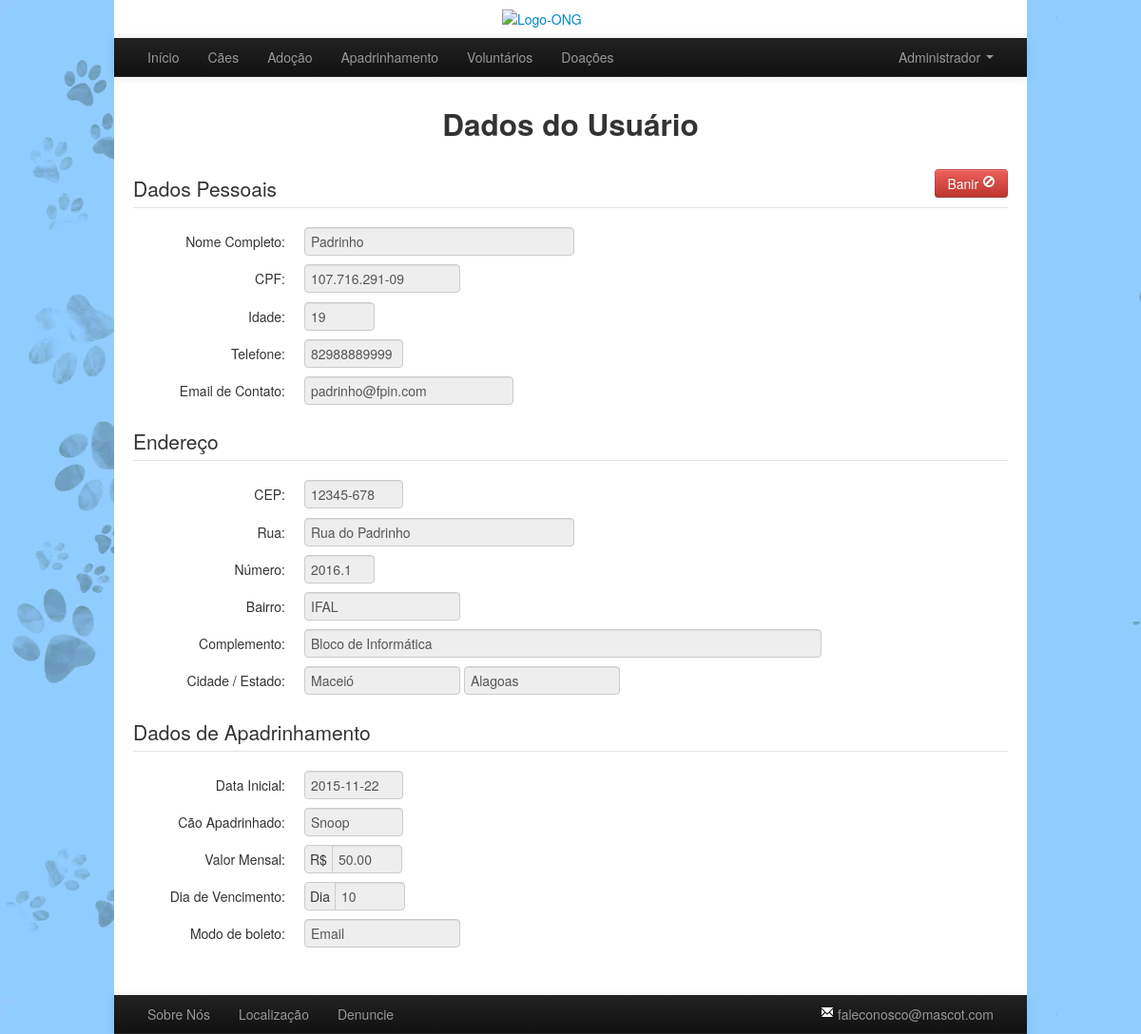
/paginas/admin/dados_usuario_N.php?id=2 (signed in), run on the app's committed database.
### tables this page shows
CREATE TABLE `t_endereco` (
  `id_usuario` int(11) NOT NULL,
  `cep` varchar(9) DEFAULT NULL,
  `rua` varchar(150) DEFAULT NULL,
  `ncasa` varchar(10) DEFAULT NULL,
  `bairro` varchar(50) DEFAULT NULL,
  `complemento` varchar(255) DEFAULT NULL,
  `cidade` varchar(50) DEFAULT NULL,
  `estado` varchar(50) DEFAULT NULL
);

CREATE TABLE `t_usuario` (
  `id_usuario` int(11) NOT NULL,
  `email` varchar(100) NOT NULL,
  `senha` varchar(100) NOT NULL,
  `nome` varchar(255) NOT NULL,
  `cpf` varchar(14) DEFAULT NULL,
  `idade` int(3) DEFAULT NULL,
  `telefone` varchar(11) DEFAULT NULL,
  `nivel_usuario` int(1) DEFAULT 0 COMMENT 'Adotante/Padrinho/Voluntário/Admin',
  `status_ban` bit(1) DEFAULT b'0'
);

CREATE TABLE `t_padrinho` (
  `id_padrinho` int(11) NOT NULL,
  `id_cao` int(11) DEFAULT NULL,
  `valor_mensal` decimal(10,2) DEFAULT NULL,
  `dia_vencimento` int(2) DEFAULT NULL,
  `modo_boleto` varchar(15) DEFAULT NULL,
  `data_apadrinhamento` date DEFAULT NULL
);

CREATE TABLE `t_cao` (
  `id_cao` int(11) NOT NULL,
  `nome` varchar(50) NOT NULL,
  `genero` varchar(10) DEFAULT NULL,
  `idade` int(2) DEFAULT NULL,
  `porte` varchar(10) DEFAULT NULL,
  `status_disponivel` bit(1) DEFAULT b'1',
  `src_imagem` varchar(255) DEFAULT NULL
);

### php_default/controle_login.php (called while the page is built, shortened)
<?php
function getId_usuario() {
    if (isset($_SESSION['id_usuario'])) {
        return $_SESSION['id_usuario'];
    }
}

### php_default/registro_usuario_N.php (called while the page is built)
<?php
if (verificaLogin()) {
    $queryUsuario = "SELECT * FROM t_usuario, t_endereco WHERE t_usuario.id_usuario = '$id_usuario_N' AND t_endereco.id_usuario = '$id_usuario_N'";
    $resultUsuario = mysqli_query($link, $queryUsuario);
    while ($row = mysqli_fetch_assoc($resultUsuario)) {
        $status_ban = $row['status_ban'];
        $nivel_usuario = $row['nivel_usuario'];
        $nome = $row['nome'];
        $cpf = $row['cpf'];
        $idade = $row['idade'];
        $telefone = $row['telefone'];
        $cep = $row['cep'];
        $rua = $row['rua'];
        $ncasa = $row['ncasa'];
        $bairro = $row['bairro'];
        $complemento = $row['complemento'];
        $cidade = $row['cidade'];
        $estado = $row['estado'];
        $email = $row['email'];
    }
}
function getNivel_usuario_N() {
    global $nivel_usuario;
    if (isset($nivel_usuario)) {
        return $nivel_usuario;
    }
}
function getStatus_ban_usuario_N() {
    global $status_ban;
    if (isset($status_ban)) {
        return $status_ban;
    }
}
function getNome_usuario_N() {
    global $nome;
    if (isset($nome)) {
        return $nome;
    }
}
function getCPF_usuario_N() {
    global $cpf;
    if (isset($cpf)) {
        return $cpf;
    }
}
function getIdade_usuario_N() {
    global $idade;
    if (isset($idade)) {
        return $idade;
    }
}
function getTelefone_usuario_N() {
    global $telefone;
    if (isset($telefone)) {
        return $telefone;
    }
}
function getCEP_usuario_N() {
    global $cep;
    if (isset($cep)) {
        return $cep;
    }
}
function getRua_usuario_N() {
    global $rua;
    if (isset($rua)) {
        return $rua;
    }
}
function getNCasa_usuario_N() {
    global $ncasa;
    if (isset($ncasa)) {
        return $ncasa;
    }
}
function getBairro_usuario_N() {
    global $bairro;
    if (isset($bairro)) {
        return $bairro;
    }
}
function getComplemento_usuario_N() {
    global $complemento;
    if (isset($complemento)) {
        return $complemento;
    }
}
function getCidade_usuario_N() {
    global $cidade;
    if (isset($cidade)) {
        return $cidade;
    }
}
function getEstado_usuario_N() {
    global $estado;
    if (isset($estado)) {
        return $estado;
    }
}
function getEmail_usuario_N() {
    global $email;
    if (isset($email)) {
        return $email;
    }
}

### paginas/admin/dados_usuario_N.php (the view, shortened to what this page needs)
<?php include '../../php_default/controle_login.php'; ?>
<!DOCTYPE html>
<html>
    <head>
        <link href="../../ferramentas_externas/bootstrap/css/bootstrap.css" rel="stylesheet" media="screen">
        <link rel="stylesheet" type="text/css" href="../../css/layout_default.css" />
        <link rel="stylesheet" type="text/css" href="../../css/cadastro_usuario.css">
        <?php
        if (isset($_GET['id'])) {
            $id_usuario_N = $_GET['id'];
        } else {
            header("location: ../meus_dados.php");
        }
        include ('../../php_default/registro_usuario_N.php');
        ?>
    </head>
    <body>
        <div class="container mycontainer">
            <header>
                <?php
                include('../../php_default/header_e_footer/header.php');
                ?>
            </header>
            <article>
                <div class="cabecalho center">
                    <?php
                    echo "<h2>Dados do Usuário</h2>";
                    ?>
                </div>
                <form action="../../php_paginas/admin/banir_usuario.php" method="post" id="fichaDados" class="form-horizontal">
                    <fieldset>
                        <legend>
                            Dados Pessoais
                            <?php
                            if (!mesmoID() & getNivel_usuario_N() < 3 & getStatus_ban_usuario_N() == 0) {
                                echo "<button type='submit' class='btn btn-danger pull-right' title='Banir Usuário'>Banir <i class='icon-ban-circle icon-white'></i></button>";
                            } else if (!mesmoID() & getNivel_usuario_N() < 3 & getStatus_ban_usuario_N() == 1) {
                                echo "<button type='submit' class='btn btn-danger pull-right' title='Banir Usuário'>Retirar Ban <i class='icon-remove-circle icon-white'></i></button>";
                            }
                            ?>
                        </legend>
                        <div class="campo">
                            <label class="control-label">Nome Completo:</label>
                            <div class="controls">
                                <input class="input-xlarge" type="text" name="nome" value="<?php echo getNome_usuario_N(); ?>" disabled>
                            </div>
                        </div>
                        <div class="campo">
                            <label class="control-label">CPF:</label>
                            <div class="controls">
                                <input class="input-medium" type="text" name="cpf" value="<?php echo getCPF_usuario_N(); ?>" disabled>
                            </div>
                        </div>
                        <div class="campo">
                            <label class="control-label">Idade:</label>
                            <div class="controls">
                                <input class="input-mini" type="text" maxlength="3" name="idade" value="<?php echo getIdade_usuario_N(); ?>" disabled>
                            </div>
                        </div>
                        <div class="campo">
                            <label class="control-label">Telefone:</label>
                            <div class="controls">
                                <input class="input-small" type="text" maxlength="11" name="telefone" value="<?php echo getTelefone_usuario_N(); ?>" disabled>
                            </div>
                        </div>
                        <div class="campo">
                            <label class="control-label">Email de Contato:</label>
                            <div class="controls">
                                <input type="text" maxlength="11" name="telefone" value="<?php echo getEmail_usuario_N(); ?>" disabled>
                            </div>
                        </div>
                    </fieldset>
                    <fieldset>
                        <legend>Endereço</legend>
                        <div class="campo">
                            <label class="control-label">CEP:</label>
                            <div class="controls">
                                <input class="input-small" type="text" maxlength="8" name="cep" value="<?php echo getCEP_usuario_N(); ?>" disabled>
                            </div>
                        </div>
                        <div class="campo">
                            <label class="control-label">Rua:</label>
                            <div class="controls">
                                <input class="input-xlarge" type="text" name="rua" value="<?php echo getRua_usuario_N(); ?>" disabled>
                            </div>
                        </div>
                        <div class="campo">
                            <label class="control-label">Número:</label>
                            <div class="controls">
                                <input class="input-mini" type="text" name="ncasa" value="<?php echo getNCasa_usuario_N(); ?>" disabled>
                            </div>
                        </div>
                        <div class="campo">
                            <label class="control-label">Bairro:</label>
                            <div class="controls">
                                <input class="input-medium" type="text" name="bairro" value="<?php echo getBairro_usuario_N(); ?>" disabled>
                            </div>
                        </div>
                        <div class="campo">
                            <label class="control-label">Complemento: </label>
                            <div class="controls">
                                <input class="input-xxlarge" type="text" name="complemento" value="<?php echo getComplemento_usuario_N(); ?>" disabled>
                            </div>
                        </div>
                        <div class="campo">
                            <label class="control-label">Cidade / Estado: </label>
                            <div class="controls">
                                <input class="input-medium" type="text" name="cidade" value="<?php echo getCidade_usuario_N(); ?>" disabled>
                                <input class="input-medium" type="text" name="cidade" value="<?php echo getEstado_usuario_N(); ?>" disabled>
                            </div>
                        </div>
                    </fieldset>
                    <?php
                    if (getNivel_usuario_N() == 1) {
                        include ('dados_padrinho_N.php');
                    } else if (getNivel_usuario_N() == 2) {
                        include ('dados_voluntario_N.php');
                    }
                    ?>
                </form>
            </article>
            <footer>
                <?php
                include('../../php_default/header_e_footer/footer.php');
                ?>
            </footer>
        </div>
    </body>
</html>
<?php
function mesmoID() {
    return false;
}

### paginas/admin/dados_padrinho_N.php (shortened to what this page needs)
<?php
$queryPadrinho = "SELECT t_padrinho.*, t_cao.nome FROM t_padrinho,t_cao WHERE id_padrinho='$id_usuario_N' AND t_padrinho.id_cao=t_cao.id_cao";
$resultPadrinho = mysqli_query($link, $queryPadrinho);
while ($row = mysqli_fetch_assoc($resultPadrinho)) {
    $nome_cao = $row['nome'];
    $valor_mensal = $row['valor_mensal'];
    $dia_vencimento = $row['dia_vencimento'];
    $modo_boleto = $row['modo_boleto'];
    $data_apadrinhamento = $row['data_apadrinhamento'];
}
?>
<fieldset>
    <legend>Dados de Apadrinhamento</legend>
    <div class="campo">
        <label class="control-label">Data Inicial:</label>
        <div class="controls">
            <input class="input-small" type="text" name="data_apadrinhamento" value="<?php echo $data_apadrinhamento; ?>" disabled>
        </div>
    </div>
    <div class="campo">
        <label class="control-label">Cão Apadrinhado:</label>
        <div class="controls">
            <input class="input-small" type="text" name="nome_cao" value="<?php echo $nome_cao; ?>" disabled>
        </div>
    </div>
    <div class="campo">
        <label class="control-label">Valor Mensal:</label>
        <div class="controls input-prepend">
            <span class="add-on">R$</span>
            <input class="input-mini" type="text" name="valor_mensal" maxlength="7" value="<?php echo $valor_mensal; ?>" disabled>
        </div>
    </div>
    <div class="campo">
        <label class="control-label">Dia de Vencimento:</label>
        <div class="controls input-prepend">
            <span class="add-on">Dia</span>
            <input class="input-mini" type="text" name="dia_vencimento" maxlength="2" value="<?php echo $dia_vencimento; ?>" disabled>
        </div>
    </div>
    <div class="campo">
        <label class="control-label">Modo de boleto:</label>
        <div class="controls">
            <input class="input-medium" type="text" name="modo_boleto" value="<?php echo $modo_boleto; ?>" disabled>
        </div>
    </div>
</fieldset>

### css/layout_default.css (style rules this page uses)
body { background-image: url("../img/background-22.png"); }
.mycontainer { background-color: white; width: 960px; }
article { padding: 20px 20px; }
.cabecalho { display: block; margin-bottom: 3%; }
.center { text-align: center; }

### css/cadastro_usuario.css (style rules this page uses)
fieldset { margin-top: 1%; }
.campo { margin-bottom: 1%; }
div.controls.input-prepend { margin-left: 20px; }

### data on the page
t_endereco: nome "Padrinho", cpf "107.716.291-09", idade "19", telefone "82988889999", telefone "padrinho@fpin.com", cep "12345-678", rua "Rua do Padrinho", ncasa "2016.1", bairro "IFAL", complemento "Bloco de Informática", cidade "Maceió", cidade "Alagoas"
t_padrinho: data_apadrinhamento "2015-11-22", nome_cao "Snoop", valor_mensal "50.00", dia_vencimento "10", modo_boleto "Email"

### other printed values
getPrimeiroNome_usuario() "Administrador"
